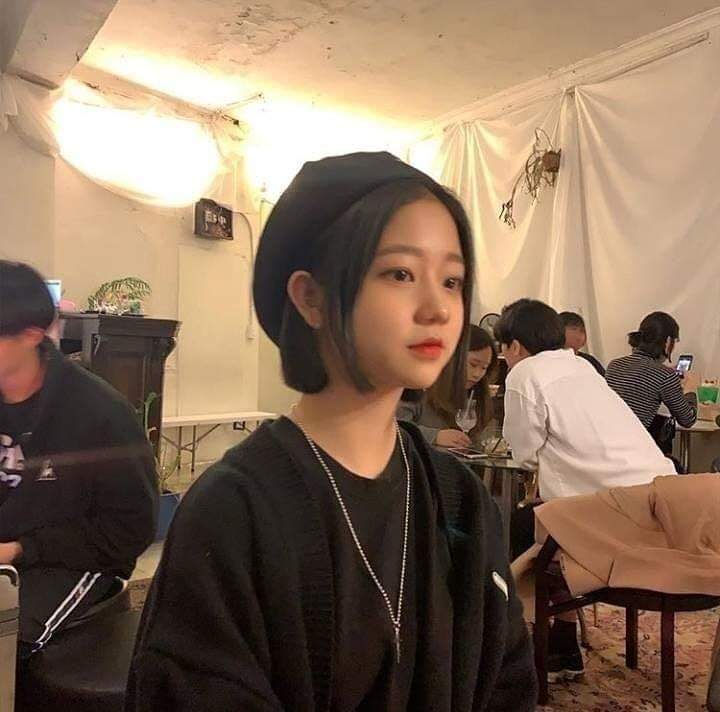
#> input picture xla/photos/cute.jpg, 720 x 712 px
$ python transformation.py
#> lines starting #> are read from the running program, lines starting #| are printed output that depends on the picture
import cv2
import numpy as np

img = cv2.imread('photos/cute.jpg')
#> img is the input picture: shape (712, 720, 3); mean B, G, R 91.8, 111.4, 135.3
cv2.imshow('Original', img)

def translate(img, x, y):
#> called with x = 100, y = 100
    transMat = np.float32([[1, 0, x], [0,1,y]])
    dimension = (img.shape[0], img.shape[1])
#> dimension = (712, 720)
    return cv2.warpAffine(img, transMat, dimension)
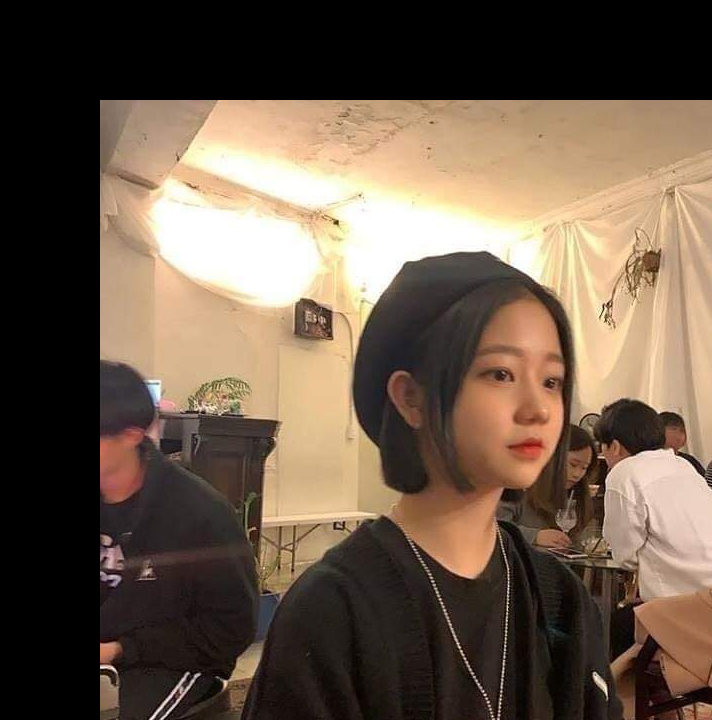
#> returned value: shape (720, 712, 3); mean of channels 0, 1, 2 74.3, 90, 107.5; drawn as B, G, R

translated = translate(img, 100, 100)
cv2.imshow('Translated', translated)

def rotate(img, angle, rotPoint = None):
#> called with angle = 30
    (height, width) = img.shape[:2]
#> height = 712; width = 720

    if rotPoint == None:
        rotPoint = (width//2, height//2)
#> rotPoint = (360, 356)
        # Diem chinh giua anh.

    rotMat = cv2.getRotationMatrix2D(rotPoint, angle, 1.0)
    return cv2.warpAffine(img, rotMat, (width, height))
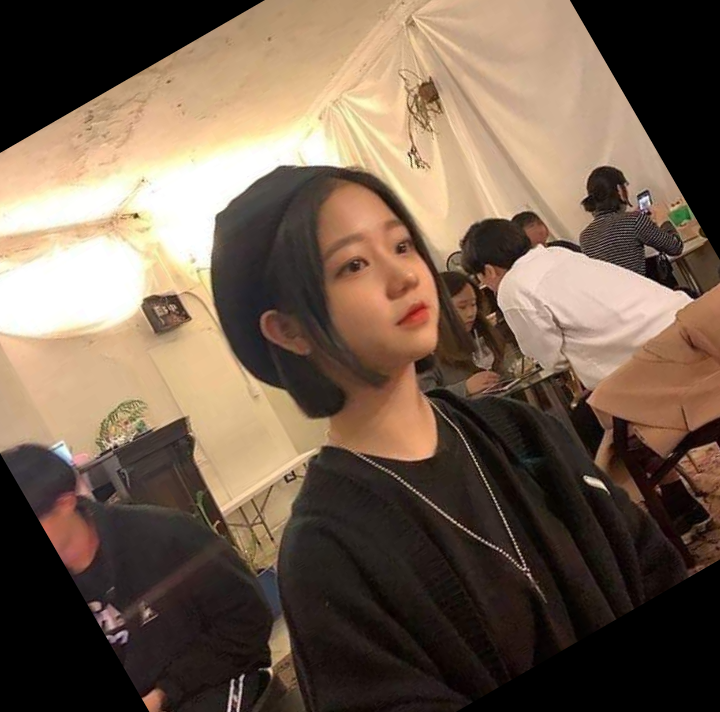
#> returned value: shape (712, 720, 3); mean of channels 0, 1, 2 78.4, 94.8, 114.3; drawn as B, G, R

rotated = rotate(img, 30)
cv2.imshow('Rotated', rotated)

# flipcode:
# 1 = horizontically
# 0 = vertically
# -1 = both 0 and 1
flip = cv2.flip(img, 1)
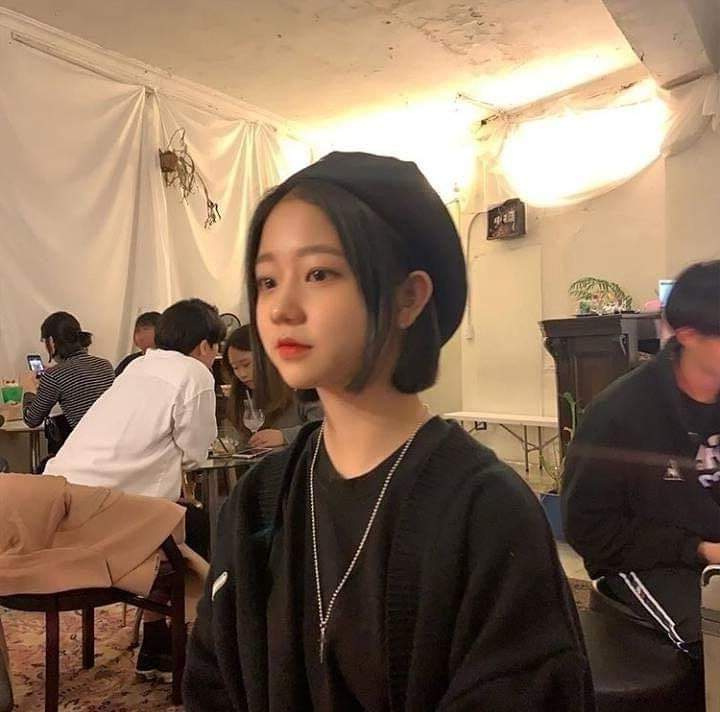
#> flip: shape (712, 720, 3); mean B, G, R 91.8, 111.4, 135.3
cv2.imshow('Flipped', flip)


cv2.waitKey(0)

$ run again, with xla/photos/dong.jpg copied over xla/photos/cute.jpg
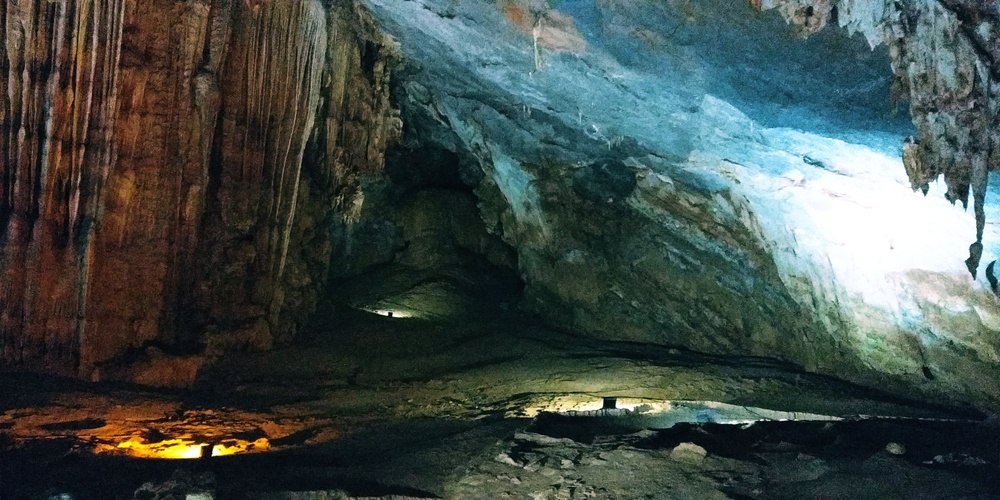
#> input picture xla/photos/dong.jpg, 1000 x 500 px, shrunk from 4000 x 2000 before the run
#> img is the input picture: shape (500, 1000, 3); mean B, G, R 72.5, 76.3, 65.1
#> in rotate, `return cv2.warpAffine(img, rotMat, (width, height))`:
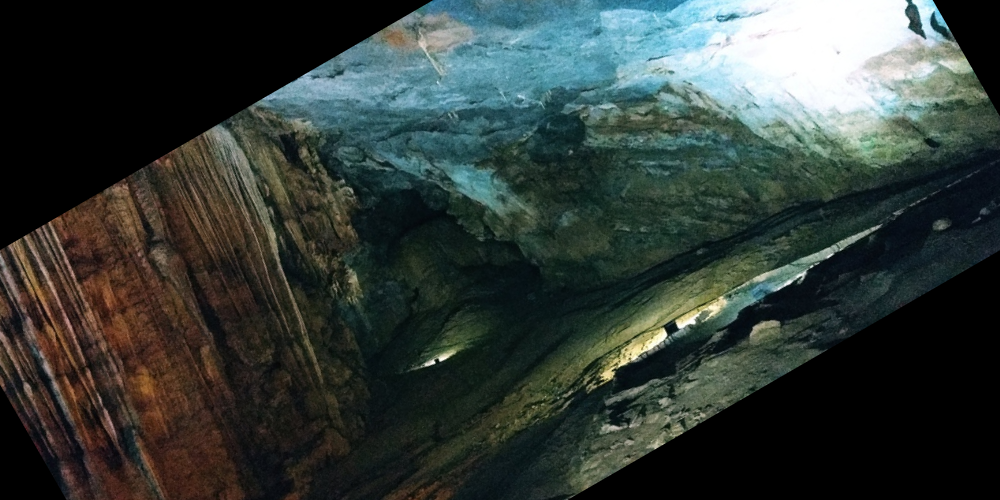
#> returned value: shape (500, 1000, 3); mean of channels 0, 1, 2 55.6, 59.6, 50.7; drawn as B, G, R
#> `flip = cv2.flip(img, 1)`:
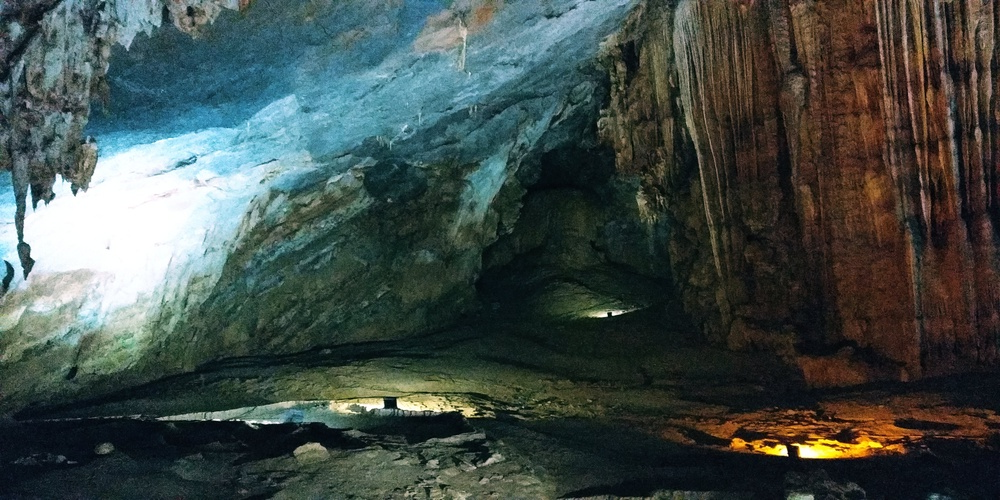
#> flip: shape (500, 1000, 3); mean B, G, R 72.5, 76.3, 65.1
